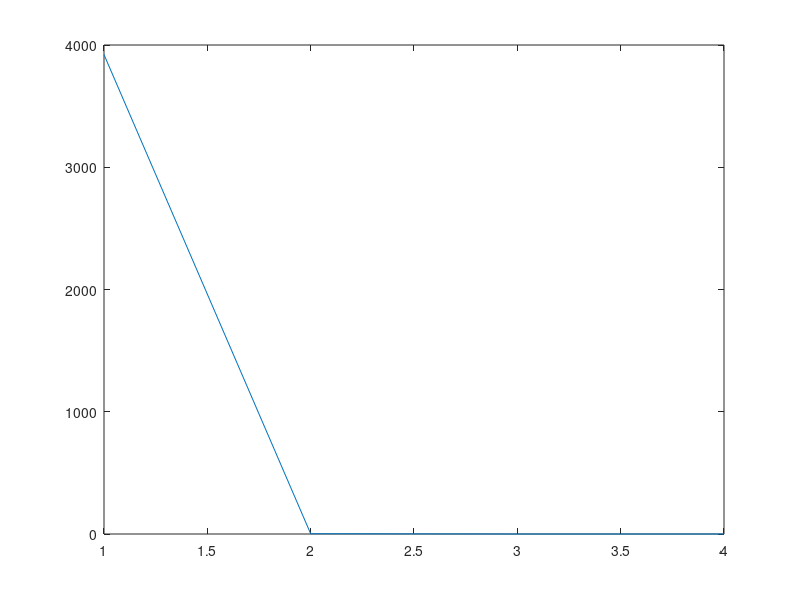

Here is the MATLAB script that generated this plot: (Note: this script raises an error after producing the figure.)
%% Part 2b
clear all; close all; clc

V = [1 2 2003 2005; 2 2 2002 2004; 3 2 2001 2003; 4 7 7005 7012];

[m n] = size(V);
Q = []; R = []; A = V; p = min(m,n); A_error = [];

for i = 1:p
    q = A(:,i)/norm(A(:,i));
    rt = q'*A;
    Q = [Q q];
    R = [R; rt];
    A = A - q*rt;
    A_error = [A_error norm(A)];
end

plot([1:1:p],A_error)

%% Part 2c
clear all; close all; clc

V = load_mat_hw1(1000,100);

[m n] = size(V);
Q = []; R = []; A = V; p = min(m,n); A_error = [];

for i = 1:p
    q = A(:,i)/norm(A(:,i));
    rt = q'*A;
    Q = [Q q];
    R = [R; rt];
    A = A - q*rt;
    A_error = [A_error norm(A)];
end

plot([1:1:p],A_error)

%% Part 2d
clear all; close all; clc

V = load_mat_hw1(1000,100);

[m n] = size(V);
Q = []; R = []; A = V; p = min(m,n); A_error = [];

for j = 1:p
    [~, i] = max(vecnorm(A));
    q = A(:,i)/norm(A(:,i));
    rt = q'*A;
    Q = [Q q];
    R = [R; rt];
    A = A - q*rt;
    A_error = [A_error norm(A)];
end

plot([1:1:p],A_error)

%% Part 4
clear all; close all; clc

W = load_mat_hw1(1000,100);

[m n] = size(W);
Q = []; R = []; A = W; p = min(m,n); 

k = 1;

while norm(A) > 1e-10
    [~, i] = max(vecnorm(A));
    q = A(:,i)/norm(A(:,i));
    rt = q'*A;
    Q = [Q q];
    R = [R; rt];
    A = A - q*rt;
    k = k + 1;
end

[U_hat, S, V] = svd(R);
U = Q*U_hat;

%% Part 6d
clear all; close all; clc

A = zeros(690*928*3,27);

for k = 1:27
    filename = sprintf("testbild_snapshots_%04d.png",k);
    frame_k = imread(filename);
    imfloat = double(frame_k);
    n1 = size(imfloat,1); n2 = size(imfloat,2); n3 = 3;
    n=n1*n2*n3;
    
    v = reshape(imfloat,n,1);
    
    A(:,k) = v;
end

tic
[U, S, V] = svd(A,0);
toc

u = A(:,1);
v = ones(27,1);

test = A - u*v';

%% Part 6e 
% Compute an approximate SVD of the matrix A
clear all; close all; clc

% Generate A 
A = zeros(690*928*3,27);

for k = 1:27
    filename = sprintf("testbild_snapshots_%04d.png",k);
    frame_k = imread(filename);
    imfloat = double(frame_k);
    n1 = size(imfloat,1); n2 = size(imfloat,2); n3 = 3;
    n=n1*n2*n3;
    
    v = reshape(imfloat,n,1);
    
    A(:,k) = v;
end

tic
% Start of SVD approx. 
W = A; 

[m n] = size(W);
Q = []; R = []; A = W; p = min(m,n); 

k = 0;

for k = 0:2
    [M, i] = max(vecnorm(A));
    q = A(:,i)/M;
    rt = q'*A;
    Q = [Q q];
    R = [R; rt];
    A = A - q*rt;
    %k = k + 1;
end

[U_hat, S, V] = svd(R);
U = Q*U_hat;
toc

%% Part 7
clear all; close all; clc

k = 1;
filename = sprintf("roundabout_snapshots_%04d.png",k);
test_frame = imread(filename);
imfloat = double(test_frame);
n1 = size(imfloat,1); n2 = size(imfloat,2); n3 = 3;
n = n1*n2*n3;

A = zeros(n,56);

for k = 1:56
    filename = sprintf("roundabout_snapshots_%04d.png",k);
    frame_k = imread(filename);
    imfloat = double(frame_k);
    
    n1 = size(imfloat,1); n2 = size(imfloat,2); n3 = 3;
    n = n1*n2*n3;
    
    v = reshape(imfloat,n,1);
    
    A(:,k) = v;
end


% Start of SVD approx. 
W = A; 

[m n] = size(W);
Q = []; R = []; A = W; p = min(m,n); 

A_error = [];


for k = 0:10
    [M, i] = max(vecnorm(A));
    q = A(:,i)/M;
    rt = q'*A;
    Q = [Q q];
    R = [R; rt];
    A = A - q*rt;
    
end

[U_hat, S, V] = svd(R);
U = Q*U_hat;

%%

u = U(:,1);
v = V(:,1);
s = S(1,1);

b1 = s*u*v(1);


imb = reshape(b1, n1, n2, n3);
imshow(uint8(imb))


%% Part 8
clear all; close all; clc


filename = sprintf("roundabout_snapshots_%04d.png",1);
test_frame = imread(filename);
imfloat = double(test_frame);
n1 = size(imfloat,1); n2 = size(imfloat,2); n3 = 3;
n = n1*n2*n3;

A = zeros(n,56);

for k = 1:56
    filename = sprintf("roundabout_snapshots_%04d.png",k);
    frame_k = imread(filename);
    imfloat = double(frame_k);
    
    n1 = size(imfloat,1); n2 = size(imfloat,2); n3 = 3;
    n = n1*n2*n3;
    
    v = reshape(imfloat,n,1);
    
    A(:,k) = v;
end

k = 1; p = 5; 
G = random('normal',0,1,[56,k+p]);

Y = A*G; Q = orth(Y);
B = Q'*A;
[U_hat, D, V] = svd(B);
U = Q*U_hat;


u = U(:,1);
v = V(:,1);
d = D(1,1);

b1 = d*u*v(1);
imb = reshape(b1, n1, n2, n3);
imshow(uint8(imb))



